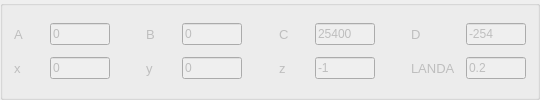
             <widget class="QGroupBox" name="groupBox_adv_cn">
              <property name="enabled">
               <bool>false</bool>
              </property>
              <property name="sizePolicy">
               <sizepolicy hsizetype="Expanding" vsizetype="Expanding">
                <horstretch>0</horstretch>
                <verstretch>0</verstretch>
               </sizepolicy>
              </property>
              <property name="minimumSize">
               <size>
                <width>400</width>
                <height>67</height>
               </size>
              </property>
              <property name="maximumSize">
               <size>
                <width>16777215</width>
                <height>200</height>
               </size>
              </property>
              <property name="title">
               <string/>
              </property>
              <layout class="QHBoxLayout" name="horizontalLayout_33">
               <item>
                <layout class="QVBoxLayout" name="verticalLayout_3">
                 <item>
                  <layout class="QHBoxLayout" name="horizontalLayout_27">
                   <item>
                    <widget class="QLabel" name="label_a">
                     <property name="sizePolicy">
                      <sizepolicy hsizetype="Expanding" vsizetype="Preferred">
                       <horstretch>0</horstretch>
                       <verstretch>0</verstretch>
                      </sizepolicy>
                     </property>
                     <property name="minimumSize">
                      <size>
                       <width>30</width>
                       <height>19</height>
                      </size>
                     </property>
                     <property name="maximumSize">
                      <size>
                       <width>55</width>
                       <height>16777215</height>
                      </size>
                     </property>
                     <property name="font">
                      <font>
                       <pointsize>10</pointsize>
                       <stylestrategy>PreferDefault</stylestrategy>
                      </font>
                     </property>
                     <property name="focusPolicy">
                      <enum>Qt::NoFocus</enum>
                     </property>
                     <property name="text">
                      <string>A</string>
                     </property>
                    </widget>
                   </item>
                   <item>
                    <widget class="QLineEdit" name="lineEdit_a">
                     <property name="minimumSize">
                      <size>
                       <width>45</width>
                       <height>19</height>
                      </size>
                     </property>
                     <property name="maximumSize">
                      <size>
                       <width>60</width>
                       <height>16777215</height>
                      </size>
                     </property>
                     <property name="text">
                      <string>0</string>
                     </property>
                    </widget>
                   </item>
                  </layout>
                 </item>
                 <item>
                  <layout class="QHBoxLayout" name="horizontalLayout_24">
                   <item>
                    <widget class="QLabel" name="label_x">
                     <property name="sizePolicy">
                      <sizepolicy hsizetype="Expanding" vsizetype="Preferred">
                       <horstretch>0</horstretch>
                       <verstretch>0</verstretch>
                      </sizepolicy>
                     </property>
                     <property name="minimumSize">
                      <size>
                       <width>30</width>
                       <height>19</height>
                      </size>
                     </property>
                     <property name="maximumSize">
                      <size>
                       <width>55</width>
                       <height>16777215</height>
                      </size>
                     </property>
                     <property name="font">
                      <font>
                       <pointsize>10</pointsize>
                       <stylestrategy>PreferDefault</stylestrategy>
                      </font>
                     </property>
                     <property name="focusPolicy">
                      <enum>Qt::NoFocus</enum>
                     </property>
                     <property name="text">
                      <string>x</string>
                     </property>
                    </widget>
                   </item>
                   <item>
                    <widget class="QLineEdit" name="lineEdit_x">
                     <property name="minimumSize">
                      <size>
                       <width>45</width>
                       <height>19</height>
                      </size>
                     </property>
                     <property name="maximumSize">
                      <size>
                       <width>60</width>
                       <height>16777215</height>
                      </size>
                     </property>
                     <property name="text">
                      <string>0</string>
                     </property>
                    </widget>
                   </item>
                  </layout>
                 </item>
                </layout>
               </item>
               <item>
                <spacer name="horizontalSpacer_13">
                 <property name="orientation">
                  <enum>Qt::Horizontal</enum>
                 </property>
                 <property name="sizeType">
                  <enum>QSizePolicy::Maximum</enum>
                 </property>
                 <property name="sizeHint" stdset="0">
                  <size>
                   <width>30</width>
                   <height>20</height>
                  </size>
                 </property>
                </spacer>
               </item>
               <item>
                <layout class="QVBoxLayout" name="verticalLayout_5">
                 <item>
                  <layout class="QHBoxLayout" name="horizontalLayout_30">
                   <item>
                    <widget class="QLabel" name="label_b">
                     <property name="sizePolicy">
                      <sizepolicy hsizetype="Expanding" vsizetype="Preferred">
                       <horstretch>0</horstretch>
                       <verstretch>0</verstretch>
                      </sizepolicy>
                     </property>
                     <property name="minimumSize">
                      <size>
                       <width>30</width>
                       <height>19</height>
                      </size>
                     </property>
                     <property name="maximumSize">
                      <size>
                       <width>55</width>
                       <height>16777215</height>
                      </size>
                     </property>
                     <property name="font">
                      <font>
                       <pointsize>10</pointsize>
                       <stylestrategy>PreferDefault</stylestrategy>
                      </font>
                     </property>
                     <property name="focusPolicy">
                      <enum>Qt::NoFocus</enum>
                     </property>
                     <property name="text">
                      <string>B</string>
                     </property>
                    </widget>
                   </item>
                   <item>
                    <widget class="QLineEdit" name="lineEdit_b">
                     <property name="minimumSize">
                      <size>
                       <width>45</width>
                       <height>19</height>
                      </size>
                     </property>
                     <property name="maximumSize">
                      <size>
                       <width>60</width>
                       <height>16777215</height>
                      </size>
                     </property>
                     <property name="text">
                      <string>0</string>
                     </property>
                    </widget>
                   </item>
                  </layout>
                 </item>
                 <item>
                  <layout class="QHBoxLayout" name="horizontalLayout_23">
                   <item>
                    <widget class="QLabel" name="label_y">
                     <property name="sizePolicy">
                      <sizepolicy hsizetype="Expanding" vsizetype="Preferred">
                       <horstretch>0</horstretch>
                       <verstretch>0</verstretch>
                      </sizepolicy>
                     </property>
                     <property name="minimumSize">
                      <size>
                       <width>30</width>
                       <height>19</height>
                      </size>
                     </property>
                     <property name="maximumSize">
                      <size>
                       <width>55</width>
                       <height>16777215</height>
                      </size>
                     </property>
                     <property name="font">
                      <font>
                       <pointsize>10</pointsize>
                       <stylestrategy>PreferDefault</stylestrategy>
                      </font>
                     </property>
                     <property name="focusPolicy">
                      <enum>Qt::NoFocus</enum>
                     </property>
                     <property name="text">
                      <string>y</string>
                     </property>
                    </widget>
                   </item>
                   <item>
                    <widget class="QLineEdit" name="lineEdit_y">
                     <property name="minimumSize">
                      <size>
                       <width>45</width>
                       <height>19</height>
                      </size>
                     </property>
                     <property name="maximumSize">
                      <size>
                       <width>60</width>
                       <height>16777215</height>
                      </size>
                     </property>
                     <property name="text">
                      <string>0</string>
                     </property>
                    </widget>
                   </item>
                  </layout>
                 </item>
                </layout>
               </item>
               <item>
                <spacer name="horizontalSpacer_12">
                 <property name="orientation">
                  <enum>Qt::Horizontal</enum>
                 </property>
                 <property name="sizeType">
                  <enum>QSizePolicy::Maximum</enum>
                 </property>
                 <property name="sizeHint" stdset="0">
                  <size>
                   <width>31</width>
                   <height>20</height>
                  </size>
                 </property>
                </spacer>
               </item>
               <item>
                <layout class="QVBoxLayout" name="verticalLayout_16">
                 <item>
                  <layout class="QHBoxLayout" name="horizontalLayout_26">
                   <item>
                    <widget class="QLabel" name="label_c">
                     <property name="sizePolicy">
                      <sizepolicy hsizetype="Expanding" vsizetype="Preferred">
                       <horstretch>0</horstretch>
                       <verstretch>0</verstretch>
                      </sizepolicy>
                     </property>
                     <property name="minimumSize">
                      <size>
                       <width>30</width>
                       <height>19</height>
                      </size>
                     </property>
                     <property name="maximumSize">
                      <size>
                       <width>55</width>
                       <height>16777215</height>
                      </size>
                     </property>
                     <property name="font">
                      <font>
                       <pointsize>10</pointsize>
                       <stylestrategy>PreferDefault</stylestrategy>
                      </font>
                     </property>
                     <property name="focusPolicy">
                      <enum>Qt::NoFocus</enum>
                     </property>
                     <property name="text">
                      <string>C</string>
                     </property>
                    </widget>
                   </item>
                   <item>
                    <widget class="QLineEdit" name="lineEdit_c">
                     <property name="minimumSize">
                      <size>
                       <width>45</width>
                       <height>19</height>
                      </size>
                     </property>
                     <property name="maximumSize">
                      <size>
                       <width>60</width>
                       <height>16777215</height>
                      </size>
                     </property>
                     <property name="text">
                      <string>25400</string>
                     </property>
                    </widget>
                   </item>
                  </layout>
                 </item>
                 <item>
                  <layout class="QHBoxLayout" name="horizontalLayout_22">
                   <item>
                    <widget class="QLabel" name="label_z">
                     <property name="sizePolicy">
                      <sizepolicy hsizetype="Expanding" vsizetype="Preferred">
                       <horstretch>0</horstretch>
                       <verstretch>0</verstretch>
                      </sizepolicy>
                     </property>
                     <property name="minimumSize">
                      <size>
                       <width>30</width>
                       <height>19</height>
                      </size>
                     </property>
                     <property name="maximumSize">
                      <size>
                       <width>55</width>
                       <height>16777215</height>
                      </size>
                     </property>
                     <property name="font">
                      <font>
                       <pointsize>10</pointsize>
                       <stylestrategy>PreferDefault</stylestrategy>
                      </font>
                     </property>
                     <property name="focusPolicy">
                      <enum>Qt::NoFocus</enum>
                     </property>
                     <property name="text">
                      <string>z</string>
                     </property>
                    </widget>
                   </item>
                   <item>
                    <widget class="QLineEdit" name="lineEdit_z">
                     <property name="minimumSize">
                      <size>
                       <width>45</width>
                       <height>19</height>
                      </size>
                     </property>
                     <property name="maximumSize">
                      <size>
                       <width>60</width>
                       <height>16777215</height>
                      </size>
                     </property>
                     <property name="text">
                      <string>-1</string>
                     </property>
                    </widget>
                   </item>
                  </layout>
                 </item>
                </layout>
               </item>
               <item>
                <spacer name="horizontalSpacer_14">
                 <property name="orientation">
                  <enum>Qt::Horizontal</enum>
                 </property>
                 <property name="sizeType">
                  <enum>QSizePolicy::Maximum</enum>
                 </property>
                 <property name="sizeHint" stdset="0">
                  <size>
                   <width>30</width>
                   <height>20</height>
                  </size>
                 </property>
                </spacer>
               </item>
               <item>
                <layout class="QVBoxLayout" name="verticalLayout_17">
                 <item>
                  <layout class="QHBoxLayout" name="horizontalLayout_21">
                   <item>
                    <widget class="QLabel" name="label_d">
                     <property name="sizePolicy">
                      <sizepolicy hsizetype="Expanding" vsizetype="Preferred">
                       <horstretch>0</horstretch>
                       <verstretch>0</verstretch>
                      </sizepolicy>
                     </property>
                     <property name="minimumSize">
                      <size>
                       <width>30</width>
                       <height>19</height>
                      </size>
                     </property>
                     <property name="maximumSize">
                      <size>
                       <width>55</width>
                       <height>16777215</height>
                      </size>
                     </property>
                     <property name="font">
                      <font>
                       <pointsize>10</pointsize>
                       <stylestrategy>PreferDefault</stylestrategy>
                      </font>
                     </property>
                     <property name="focusPolicy">
                      <enum>Qt::NoFocus</enum>
                     </property>
                     <property name="text">
                      <string>D</string>
                     </property>
                    </widget>
                   </item>
                   <item>
                    <widget class="QLineEdit" name="lineEdit_d">
                     <property name="minimumSize">
                      <size>
                       <width>45</width>
                       <height>19</height>
                      </size>
                     </property>
                     <property name="maximumSize">
                      <size>
                       <width>60</width>
                       <height>16777215</height>
                      </size>
                     </property>
                     <property name="text">
                      <string>-254</string>
                     </property>
                    </widget>
                   </item>
                  </layout>
                 </item>
                 <item>
                  <layout class="QHBoxLayout" name="horizontalLayout_25">
                   <item>
                    <widget class="QLabel" name="label_landa">
                     <property name="sizePolicy">
                      <sizepolicy hsizetype="Expanding" vsizetype="Preferred">
                       <horstretch>0</horstretch>
                       <verstretch>0</verstretch>
                      </sizepolicy>
                     </property>
                     <property name="minimumSize">
                      <size>
                       <width>49</width>
                       <height>19</height>
                      </size>
                     </property>
                     <property name="maximumSize">
                      <size>
                       <width>55</width>
                       <height>16777215</height>
                      </size>
                     </property>
                     <property name="font">
                      <font>
                       <pointsize>10</pointsize>
                      </font>
                     </property>
                     <property name="text">
                      <string>LANDA</string>
                     </property>
                    </widget>
                   </item>
                   <item>
                    <widget class="QLineEdit" name="lineEdit_landa">
                     <property name="minimumSize">
                      <size>
                       <width>45</width>
                       <height>19</height>
                      </size>
                     </property>
                     <property name="maximumSize">
                      <size>
                       <width>60</width>
                       <height>16777215</height>
                      </size>
                     </property>
                     <property name="text">
                      <string>0.2</string>
                     </property>
                    </widget>
                   </item>
                  </layout>
                 </item>
                </layout>
               </item>
              </layout>
             </widget>
